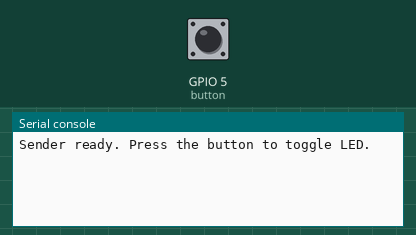
Simulated run of this program. Board: ESP8266 board running MicroPython. On the bench: the last lines printed to the serial console. Inputs (shaded band) come from the test bench; at power-on: GPIO 5 (button) HIGH. No radio messages arrive unless stated (any console line starting 'radio sent:' is added by the test bench).

Above: at 1.2 s.
1.3 s: GPIO 5 (button) pulled LOW for 0.15 s
At 2.5 s:
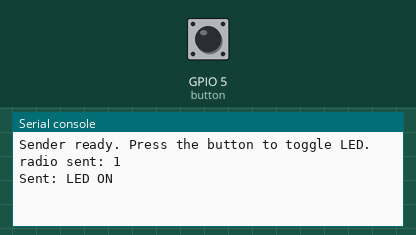
2.9 s: GPIO 5 (button) pulled LOW for 1 s
At 3.12 s:
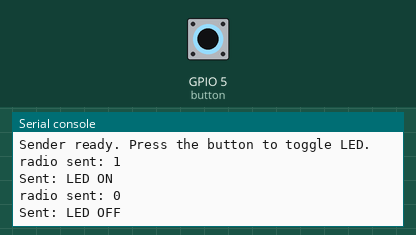

The program:

sender.py
```python
from machine import Pin
import network
import espnow
import time

# ----------------------------
#  Wi-Fi Initialization (STA Mode)
# ----------------------------
sta = network.WLAN(network.STA_IF)   # Create a Wi-Fi station interface
sta.active(True)                     # Activate STA mode
sta.disconnect()                     # For ESP8266: disconnect from any AP (required before ESP-NOW)

# ----------------------------
#  ESP-NOW Initialization
# ----------------------------
esp = espnow.ESPNow()                # Create ESP-NOW instance
esp.active(True)                           # For ESP8266: initialize ESP-NOW

# ----------------------------
#  Add Peer (Receiver MAC)
# ----------------------------
peer = b'\xd8\xbf\xc0\x0ed\xe9'      # Replace with receiver's MAC address
esp.add_peer(peer)                   # Add peer device to send messages

# ----------------------------
#  Button Setup
# ----------------------------
# Using GPIO5 (D1 on NodeMCU) as input pin
# Pin is configured as INPUT with internal PULL-UP resistor
# Button must connect GPIO → GND when pressed (active-low)
button = Pin(5, Pin.IN, Pin.PULL_UP)

# ----------------------------
#  State Variables
# ----------------------------
led_state = 0                        # Store LED state (0 = OFF, 1 = ON)
last_press_time = 0                  # Track last button press for debouncing

print("Sender ready. Press the button to toggle LED.")

# ----------------------------
#  Main Loop
# ----------------------------
while True:
    if button.value() == 0:          # Button pressed (active-low → reads 0)
        # Debounce check → ensure 300ms gap between valid presses
        if time.ticks_diff(time.ticks_ms(), last_press_time) > 300:
            led_state = 1 - led_state   # Toggle LED state (0→1, 1→0)

            # Prepare message to send (convert int to string, then encode to bytes)
            msg = str(led_state).encode()

            # Send message via ESP-NOW to peer
            esp.send(peer, msg)

            # Print status to serial (visible only when USB connected)
            print("Sent:", "LED ON" if led_state else "LED OFF")

            # Update debounce timer
            last_press_time = time.ticks_ms()

    # Small delay to reduce CPU usage
    time.sleep_ms(20)
```

Measured:
- after the input at 1.3 s, the serial console: prints a new line at once (image 1)
- after the input at 2.9 s, the serial console: prints a new line at once (image 2)
